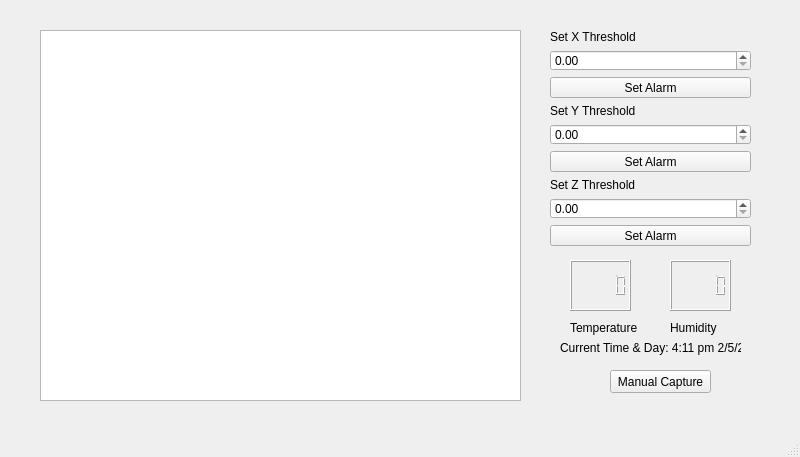
<?xml version="1.0" encoding="UTF-8"?>
<ui version="4.0">
 <class>MainWindow</class>
 <widget class="QMainWindow" name="MainWindow">
  <property name="geometry">
   <rect>
    <x>0</x>
    <y>0</y>
    <width>800</width>
    <height>457</height>
   </rect>
  </property>
  <property name="windowTitle">
   <string>MainWindow</string>
  </property>
  <widget class="QWidget" name="centralwidget">
   <widget class="QWidget" name="verticalLayoutWidget">
    <property name="geometry">
     <rect>
      <x>550</x>
      <y>30</y>
      <width>201</width>
      <height>218</height>
     </rect>
    </property>
    <layout class="QVBoxLayout" name="verticalLayout">
     <item>
      <widget class="QLabel" name="label_2">
       <property name="text">
        <string>Set X Threshold</string>
       </property>
      </widget>
     </item>
     <item>
      <widget class="QDoubleSpinBox" name="doubleSpinBox_2"/>
     </item>
     <item>
      <widget class="QPushButton" name="pushButton_2">
       <property name="text">
        <string>Set Alarm</string>
       </property>
      </widget>
     </item>
     <item>
      <widget class="QLabel" name="label">
       <property name="text">
        <string>Set Y Threshold</string>
       </property>
      </widget>
     </item>
     <item>
      <widget class="QDoubleSpinBox" name="doubleSpinBox"/>
     </item>
     <item>
      <widget class="QPushButton" name="pushButton">
       <property name="text">
        <string>Set Alarm</string>
       </property>
      </widget>
     </item>
     <item>
      <widget class="QLabel" name="label_3">
       <property name="text">
        <string>Set Z Threshold</string>
       </property>
      </widget>
     </item>
     <item>
      <widget class="QDoubleSpinBox" name="doubleSpinBox_3"/>
     </item>
     <item>
      <widget class="QPushButton" name="pushButton_3">
       <property name="text">
        <string>Set Alarm</string>
       </property>
      </widget>
     </item>
    </layout>
   </widget>
   <widget class="QGraphicsView" name="graphicsView">
    <property name="geometry">
     <rect>
      <x>40</x>
      <y>30</y>
      <width>481</width>
      <height>371</height>
     </rect>
    </property>
   </widget>
   <widget class="QLCDNumber" name="lcdNumber">
    <property name="geometry">
     <rect>
      <x>570</x>
      <y>260</y>
      <width>61</width>
      <height>51</height>
     </rect>
    </property>
   </widget>
   <widget class="QLabel" name="label_4">
    <property name="geometry">
     <rect>
      <x>570</x>
      <y>320</y>
      <width>81</width>
      <height>16</height>
     </rect>
    </property>
    <property name="text">
     <string>Temperature</string>
    </property>
   </widget>
   <widget class="QLabel" name="label_5">
    <property name="geometry">
     <rect>
      <x>670</x>
      <y>320</y>
      <width>81</width>
      <height>16</height>
     </rect>
    </property>
    <property name="text">
     <string>Humidity</string>
    </property>
   </widget>
   <widget class="QLCDNumber" name="lcdNumber_2">
    <property name="geometry">
     <rect>
      <x>670</x>
      <y>260</y>
      <width>61</width>
      <height>51</height>
     </rect>
    </property>
   </widget>
   <widget class="QLabel" name="label_6">
    <property name="geometry">
     <rect>
      <x>560</x>
      <y>340</y>
      <width>181</width>
      <height>16</height>
     </rect>
    </property>
    <property name="text">
     <string>Current Time &amp; Day: 4:11 pm 2/5/22</string>
    </property>
   </widget>
   <widget class="QPushButton" name="pushButton_4">
    <property name="geometry">
     <rect>
      <x>610</x>
      <y>370</y>
      <width>101</width>
      <height>23</height>
     </rect>
    </property>
    <property name="text">
     <string>Manual Capture</string>
    </property>
   </widget>
  </widget>
  <widget class="QMenuBar" name="menubar">
   <property name="geometry">
    <rect>
     <x>0</x>
     <y>0</y>
     <width>800</width>
     <height>21</height>
    </rect>
   </property>
  </widget>
  <widget class="QStatusBar" name="statusbar"/>
 </widget>
 <resources/>
 <connections/>
</ui>
